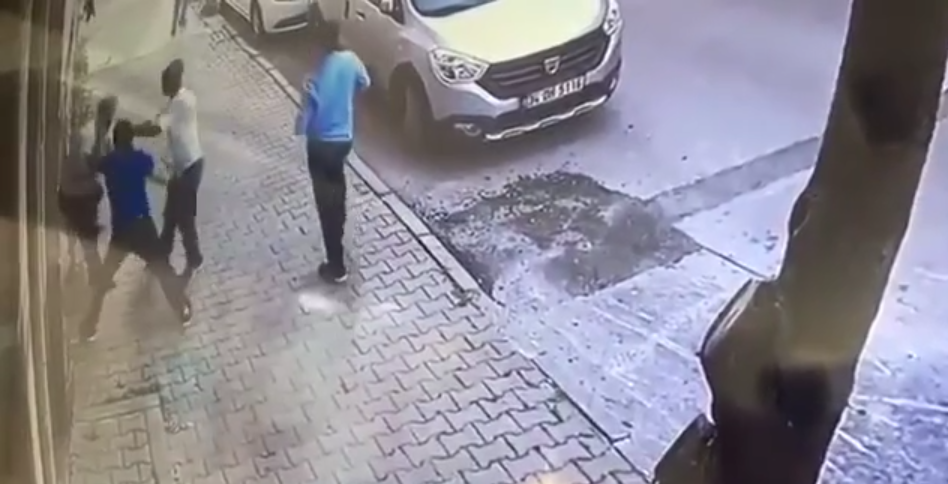
#> input picture src/test/images/persons-5.png, 1896 x 967 px, found by its file name (shown at 1/2 size)
$ python person_counter.py
#> lines starting #> are read from the running program, lines starting #| are printed output that depends on the picture
import sys
import cv2
import numpy as np

sys.path.append("src//modules")

import imageutils

img = cv2.imread('./src/test/images/persons-5.png')
#> img is the input picture: shape (967, 1896, 3); mean B, G, R 145.9, 136.5, 140
gray = cv2.cvtColor(img, cv2.COLOR_BGR2GRAY)
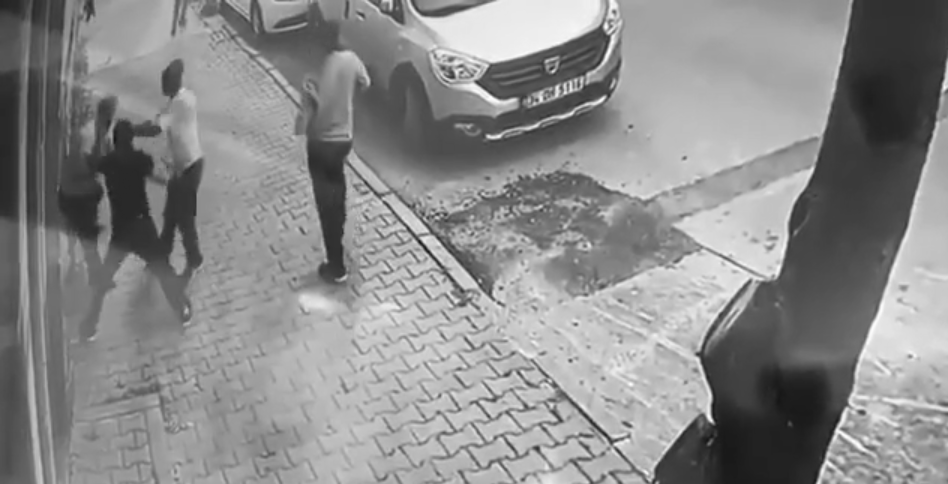
#> gray: shape (967, 1896) (shown at 1/2 size); min 12, max 255, mean 138.6

# [58 lines left out: function person_detection_with_hog, not called in this run]

# Não FUNCIONA AINDA...
classifier = cv2.CascadeClassifier('.//src//test//haarcascade_fullbody.xml')
rects = classifier.detectMultiScale(gray, 1.3, 5)
#> rects = ()

print(rects)

for (x, y, w, h) in rects:
    cv2.rectangle(gray, (x, y), (x + w, y + h), (0, 0, 255), 2)
#> this loop made 0 passes

cv2.imshow('image', gray)
cv2.waitKey(0)

$ run again, with src/test/images/persons-0.png copied over src/test/images/persons-5.png
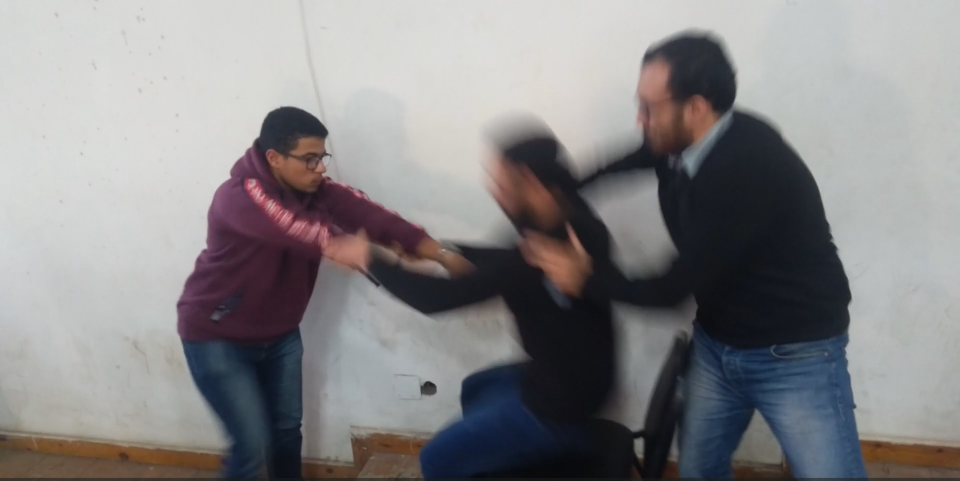
#> input picture src/test/images/persons-0.png, 1920 x 962 px, found by its file name (shown at 1/2 size)
#> img is the input picture: shape (962, 1920, 3); mean B, G, R 134.6, 132.9, 134.5
#> `gray = cv2.cvtColor(img, cv2.COLOR_BGR2GRAY)`:
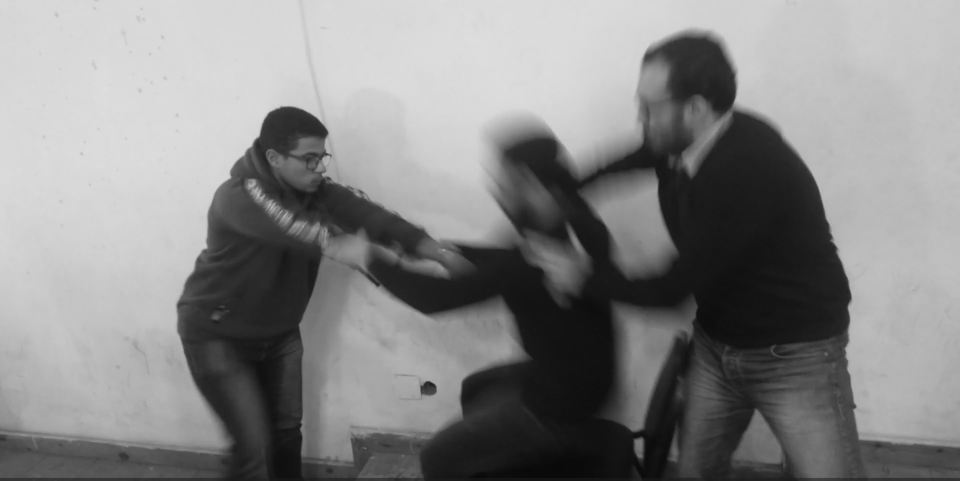
#> gray: shape (962, 1920) (shown at 1/2 size); min 8, max 222, mean 133.6
#> rects = ()

$ run again, with src/test/images/persons-1.png copied over src/test/images/persons-5.png
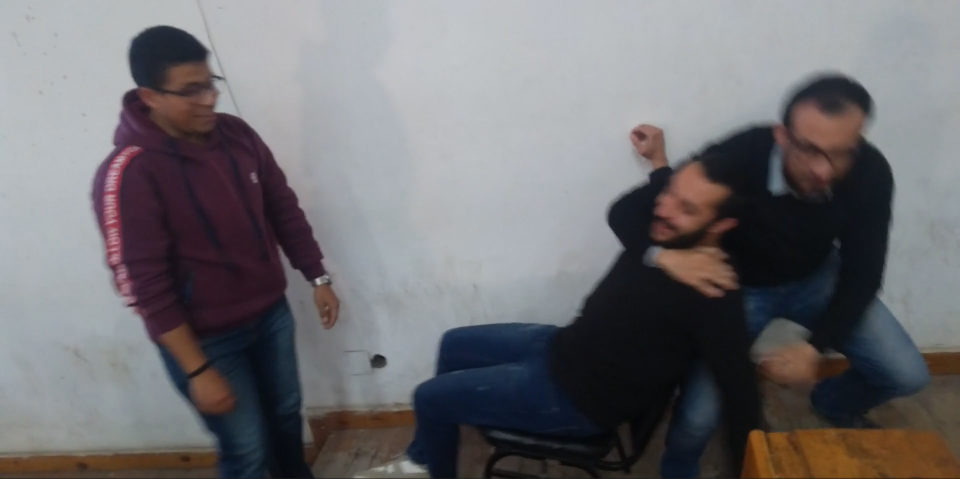
#> input picture src/test/images/persons-1.png, 1920 x 957 px, found by its file name (shown at 1/2 size)
#> img is the input picture: shape (957, 1920, 3); mean B, G, R 112.8, 110, 111.2
#> `gray = cv2.cvtColor(img, cv2.COLOR_BGR2GRAY)`:
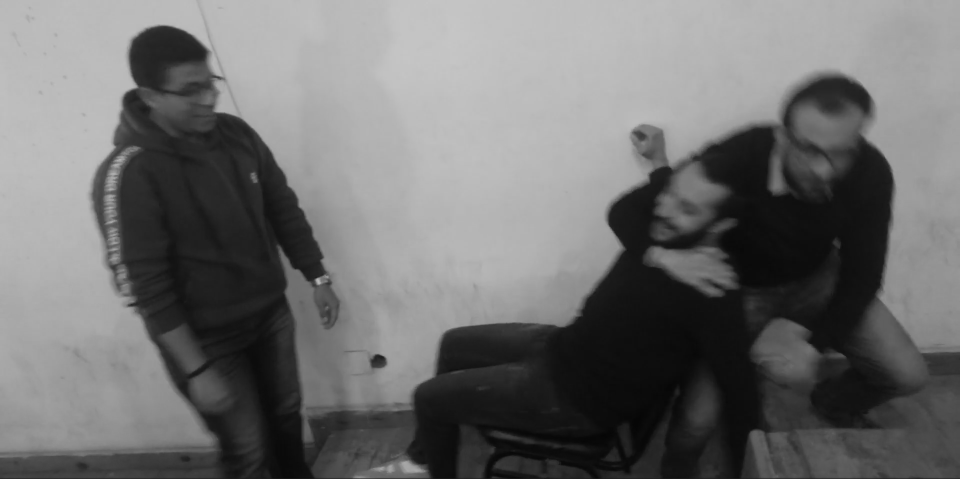
#> gray: shape (957, 1920) (shown at 1/2 size); min 5, max 198, mean 110.7
#> rects = ()

$ run again, with src/test/images/persons-2.png copied over src/test/images/persons-5.png
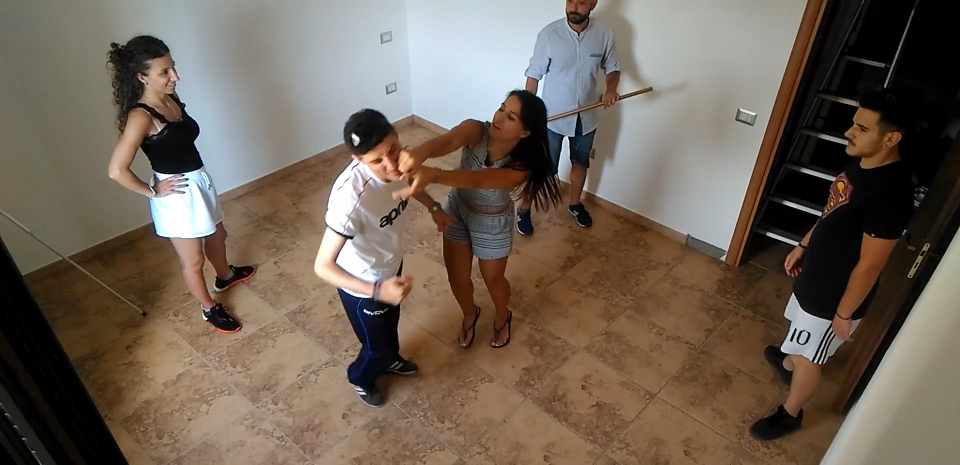
#> input picture src/test/images/persons-2.png, 1920 x 929 px, found by its file name (shown at 1/2 size)
#> img is the input picture: shape (929, 1920, 3); mean B, G, R 86.5, 99.1, 112
#> `gray = cv2.cvtColor(img, cv2.COLOR_BGR2GRAY)`:
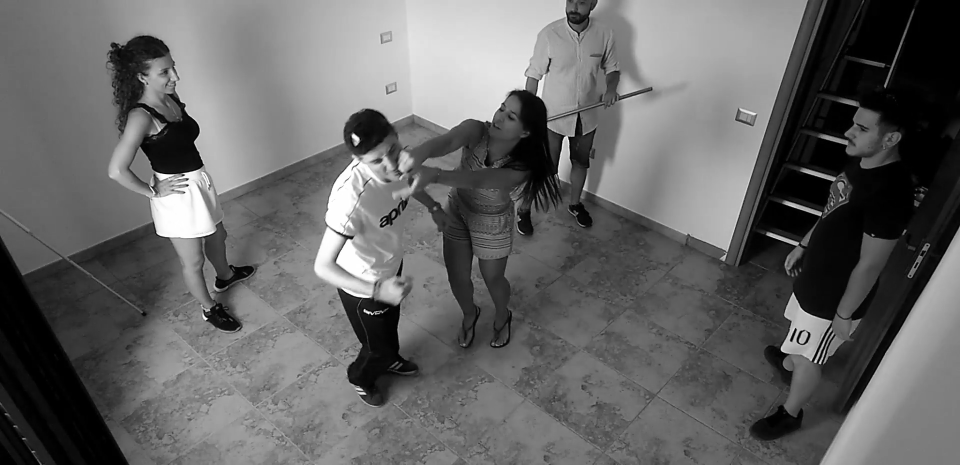
#> gray: shape (929, 1920) (shown at 1/2 size); min 0, max 255, mean 101.5
#> rects = ()
